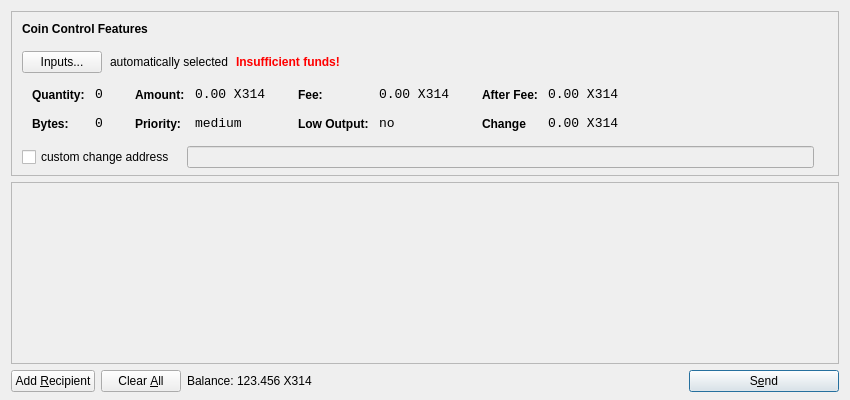
<?xml version="1.0" encoding="UTF-8"?>
<ui version="4.0">
 <class>SendCoinsDialog</class>
 <widget class="QDialog" name="SendCoinsDialog">
  <property name="geometry">
   <rect>
    <x>0</x>
    <y>0</y>
    <width>850</width>
    <height>400</height>
   </rect>
  </property>
  <property name="windowTitle">
   <string>Send Coins</string>
  </property>
  <layout class="QVBoxLayout" name="verticalLayout" stretch="0,1,0">
   <property name="bottomMargin">
    <number>8</number>
   </property>
   <item>
    <widget class="QFrame" name="frameCoinControl">
     <property name="sizePolicy">
      <sizepolicy hsizetype="Expanding" vsizetype="Expanding">
       <horstretch>0</horstretch>
       <verstretch>0</verstretch>
      </sizepolicy>
     </property>
     <property name="maximumSize">
      <size>
       <width>16777215</width>
       <height>16777215</height>
      </size>
     </property>
     <property name="frameShape">
      <enum>QFrame::StyledPanel</enum>
     </property>
     <property name="frameShadow">
      <enum>QFrame::Sunken</enum>
     </property>
     <layout class="QVBoxLayout" name="verticalLayoutCoinControl2">
      <property name="spacing">
       <number>-1</number>
      </property>
      <property name="leftMargin">
       <number>0</number>
      </property>
      <property name="topMargin">
       <number>0</number>
      </property>
      <property name="rightMargin">
       <number>0</number>
      </property>
      <property name="bottomMargin">
       <number>6</number>
      </property>
      <item>
       <layout class="QVBoxLayout" name="verticalLayoutCoinControl" stretch="0,0,0,0,1">
        <property name="spacing">
         <number>0</number>
        </property>
        <property name="leftMargin">
         <number>10</number>
        </property>
        <property name="topMargin">
         <number>10</number>
        </property>
        <item>
         <layout class="QHBoxLayout" name="horizontalLayoutCoinControl1">
          <property name="bottomMargin">
           <number>15</number>
          </property>
          <item>
           <widget class="QLabel" name="labelCoinControlFeatures">
            <property name="sizePolicy">
             <sizepolicy hsizetype="Preferred" vsizetype="Maximum">
              <horstretch>0</horstretch>
              <verstretch>0</verstretch>
             </sizepolicy>
            </property>
            <property name="font">
             <font>
              <weight>75</weight>
              <bold>true</bold>
             </font>
            </property>
            <property name="styleSheet">
             <string notr="true">font-weight:bold;</string>
            </property>
            <property name="text">
             <string>Coin Control Features</string>
            </property>
           </widget>
          </item>
         </layout>
        </item>
        <item>
         <layout class="QHBoxLayout" name="horizontalLayoutCoinControl2" stretch="0,0,0,0">
          <property name="spacing">
           <number>8</number>
          </property>
          <property name="bottomMargin">
           <number>10</number>
          </property>
          <item>
           <widget class="QPushButton" name="pushButtonCoinControl">
            <property name="styleSheet">
             <string notr="true"/>
            </property>
            <property name="text">
             <string>Inputs...</string>
            </property>
           </widget>
          </item>
          <item>
           <widget class="QLabel" name="labelCoinControlAutomaticallySelected">
            <property name="text">
             <string>automatically selected</string>
            </property>
            <property name="margin">
             <number>5</number>
            </property>
           </widget>
          </item>
          <item>
           <widget class="QLabel" name="labelCoinControlInsuffFunds">
            <property name="font">
             <font>
              <weight>75</weight>
              <bold>true</bold>
             </font>
            </property>
            <property name="styleSheet">
             <string notr="true">color:red;font-weight:bold;</string>
            </property>
            <property name="text">
             <string>Insufficient funds!</string>
            </property>
            <property name="margin">
             <number>5</number>
            </property>
           </widget>
          </item>
          <item>
           <spacer name="horizontalSpacerCoinControl">
            <property name="orientation">
             <enum>Qt::Horizontal</enum>
            </property>
            <property name="sizeHint" stdset="0">
             <size>
              <width>40</width>
              <height>1</height>
             </size>
            </property>
           </spacer>
          </item>
         </layout>
        </item>
        <item>
         <widget class="QWidget" name="widgetCoinControl" native="true">
          <property name="sizePolicy">
           <sizepolicy hsizetype="Preferred" vsizetype="Preferred">
            <horstretch>0</horstretch>
            <verstretch>0</verstretch>
           </sizepolicy>
          </property>
          <property name="minimumSize">
           <size>
            <width>0</width>
            <height>0</height>
           </size>
          </property>
          <property name="styleSheet">
           <string notr="true"/>
          </property>
          <layout class="QHBoxLayout" name="horizontalLayoutCoinControl5">
           <property name="margin">
            <number>0</number>
           </property>
           <item>
            <layout class="QHBoxLayout" name="horizontalLayoutCoinControl3" stretch="0,0,0,1">
             <property name="spacing">
              <number>20</number>
             </property>
             <property name="topMargin">
              <number>0</number>
             </property>
             <property name="bottomMargin">
              <number>10</number>
             </property>
             <item>
              <layout class="QFormLayout" name="formLayoutCoinControl1">
               <property name="horizontalSpacing">
                <number>10</number>
               </property>
               <property name="verticalSpacing">
                <number>14</number>
               </property>
               <property name="leftMargin">
                <number>10</number>
               </property>
               <property name="topMargin">
                <number>4</number>
               </property>
               <property name="rightMargin">
                <number>6</number>
               </property>
               <item row="0" column="0">
                <widget class="QLabel" name="labelCoinControlQuantityText">
                 <property name="styleSheet">
                  <string notr="true">font-weight:bold;</string>
                 </property>
                 <property name="text">
                  <string>Quantity:</string>
                 </property>
                 <property name="margin">
                  <number>0</number>
                 </property>
                </widget>
               </item>
               <item row="0" column="1">
                <widget class="QLabel" name="labelCoinControlQuantity">
                 <property name="font">
                  <font>
                   <family>Monospace</family>
                   <pointsize>10</pointsize>
                  </font>
                 </property>
                 <property name="cursor">
                  <cursorShape>IBeamCursor</cursorShape>
                 </property>
                 <property name="contextMenuPolicy">
                  <enum>Qt::ActionsContextMenu</enum>
                 </property>
                 <property name="text">
                  <string>0</string>
                 </property>
                 <property name="margin">
                  <number>0</number>
                 </property>
                 <property name="textInteractionFlags">
                  <set>Qt::LinksAccessibleByMouse|Qt::TextSelectableByKeyboard|Qt::TextSelectableByMouse</set>
                 </property>
                </widget>
               </item>
               <item row="1" column="0">
                <widget class="QLabel" name="labelCoinControlBytesText">
                 <property name="styleSheet">
                  <string notr="true">font-weight:bold;</string>
                 </property>
                 <property name="text">
                  <string>Bytes:</string>
                 </property>
                </widget>
               </item>
               <item row="1" column="1">
                <widget class="QLabel" name="labelCoinControlBytes">
                 <property name="font">
                  <font>
                   <family>Monospace</family>
                   <pointsize>10</pointsize>
                  </font>
                 </property>
                 <property name="cursor">
                  <cursorShape>IBeamCursor</cursorShape>
                 </property>
                 <property name="contextMenuPolicy">
                  <enum>Qt::ActionsContextMenu</enum>
                 </property>
                 <property name="text">
                  <string>0</string>
                 </property>
                 <property name="textInteractionFlags">
                  <set>Qt::LinksAccessibleByMouse|Qt::TextSelectableByKeyboard|Qt::TextSelectableByMouse</set>
                 </property>
                </widget>
               </item>
              </layout>
             </item>
             <item>
              <layout class="QFormLayout" name="formLayoutCoinControl2">
               <property name="horizontalSpacing">
                <number>10</number>
               </property>
               <property name="verticalSpacing">
                <number>14</number>
               </property>
               <property name="leftMargin">
                <number>6</number>
               </property>
               <property name="topMargin">
                <number>4</number>
               </property>
               <property name="rightMargin">
                <number>6</number>
               </property>
               <item row="0" column="0">
                <widget class="QLabel" name="labelCoinControlAmountText">
                 <property name="styleSheet">
                  <string notr="true">font-weight:bold;</string>
                 </property>
                 <property name="text">
                  <string>Amount:</string>
                 </property>
                 <property name="margin">
                  <number>0</number>
                 </property>
                </widget>
               </item>
               <item row="0" column="1">
                <widget class="QLabel" name="labelCoinControlAmount">
                 <property name="font">
                  <font>
                   <family>Monospace</family>
                   <pointsize>10</pointsize>
                  </font>
                 </property>
                 <property name="cursor">
                  <cursorShape>IBeamCursor</cursorShape>
                 </property>
                 <property name="contextMenuPolicy">
                  <enum>Qt::ActionsContextMenu</enum>
                 </property>
                 <property name="text">
                  <string>0.00 X314</string>
                 </property>
                 <property name="textInteractionFlags">
                  <set>Qt::LinksAccessibleByMouse|Qt::TextSelectableByKeyboard|Qt::TextSelectableByMouse</set>
                 </property>
                </widget>
               </item>
               <item row="1" column="0">
                <widget class="QLabel" name="labelCoinControlPriorityText">
                 <property name="styleSheet">
                  <string notr="true">font-weight:bold;</string>
                 </property>
                 <property name="text">
                  <string>Priority:</string>
                 </property>
                </widget>
               </item>
               <item row="1" column="1">
                <widget class="QLabel" name="labelCoinControlPriority">
                 <property name="font">
                  <font>
                   <family>Monospace</family>
                   <pointsize>10</pointsize>
                  </font>
                 </property>
                 <property name="cursor">
                  <cursorShape>IBeamCursor</cursorShape>
                 </property>
                 <property name="contextMenuPolicy">
                  <enum>Qt::ActionsContextMenu</enum>
                 </property>
                 <property name="text">
                  <string>medium</string>
                 </property>
                 <property name="textInteractionFlags">
                  <set>Qt::LinksAccessibleByMouse|Qt::TextSelectableByKeyboard|Qt::TextSelectableByMouse</set>
                 </property>
                </widget>
               </item>
              </layout>
             </item>
             <item>
              <layout class="QFormLayout" name="formLayoutCoinControl3">
               <property name="horizontalSpacing">
                <number>10</number>
               </property>
               <property name="verticalSpacing">
                <number>14</number>
               </property>
               <property name="leftMargin">
                <number>6</number>
               </property>
               <property name="topMargin">
                <number>4</number>
               </property>
               <property name="rightMargin">
                <number>6</number>
               </property>
               <item row="0" column="0">
                <widget class="QLabel" name="labelCoinControlFeeText">
                 <property name="styleSheet">
                  <string notr="true">font-weight:bold;</string>
                 </property>
                 <property name="text">
                  <string>Fee:</string>
                 </property>
                 <property name="margin">
                  <number>0</number>
                 </property>
                </widget>
               </item>
               <item row="0" column="1">
                <widget class="QLabel" name="labelCoinControlFee">
                 <property name="font">
                  <font>
                   <family>Monospace</family>
                   <pointsize>10</pointsize>
                  </font>
                 </property>
                 <property name="cursor">
                  <cursorShape>IBeamCursor</cursorShape>
                 </property>
                 <property name="contextMenuPolicy">
                  <enum>Qt::ActionsContextMenu</enum>
                 </property>
                 <property name="text">
                  <string>0.00 X314</string>
                 </property>
                 <property name="textInteractionFlags">
                  <set>Qt::LinksAccessibleByMouse|Qt::TextSelectableByKeyboard|Qt::TextSelectableByMouse</set>
                 </property>
                </widget>
               </item>
               <item row="1" column="0">
                <widget class="QLabel" name="labelCoinControlLowOutputText">
                 <property name="styleSheet">
                  <string notr="true">font-weight:bold;</string>
                 </property>
                 <property name="text">
                  <string>Low Output:</string>
                 </property>
                </widget>
               </item>
               <item row="1" column="1">
                <widget class="QLabel" name="labelCoinControlLowOutput">
                 <property name="font">
                  <font>
                   <family>Monospace</family>
                   <pointsize>10</pointsize>
                  </font>
                 </property>
                 <property name="cursor">
                  <cursorShape>IBeamCursor</cursorShape>
                 </property>
                 <property name="contextMenuPolicy">
                  <enum>Qt::ActionsContextMenu</enum>
                 </property>
                 <property name="text">
                  <string>no</string>
                 </property>
                 <property name="textInteractionFlags">
                  <set>Qt::LinksAccessibleByMouse|Qt::TextSelectableByKeyboard|Qt::TextSelectableByMouse</set>
                 </property>
                </widget>
               </item>
              </layout>
             </item>
             <item>
              <layout class="QFormLayout" name="formLayoutCoinControl4">
               <property name="horizontalSpacing">
                <number>10</number>
               </property>
               <property name="verticalSpacing">
                <number>14</number>
               </property>
               <property name="leftMargin">
                <number>6</number>
               </property>
               <property name="topMargin">
                <number>4</number>
               </property>
               <property name="rightMargin">
                <number>6</number>
               </property>
               <item row="0" column="0">
                <widget class="QLabel" name="labelCoinControlAfterFeeText">
                 <property name="styleSheet">
                  <string notr="true">font-weight:bold;</string>
                 </property>
                 <property name="text">
                  <string>After Fee:</string>
                 </property>
                 <property name="margin">
                  <number>0</number>
                 </property>
                </widget>
               </item>
               <item row="0" column="1">
                <widget class="QLabel" name="labelCoinControlAfterFee">
                 <property name="font">
                  <font>
                   <family>Monospace</family>
                   <pointsize>10</pointsize>
                  </font>
                 </property>
                 <property name="cursor">
                  <cursorShape>IBeamCursor</cursorShape>
                 </property>
                 <property name="contextMenuPolicy">
                  <enum>Qt::ActionsContextMenu</enum>
                 </property>
                 <property name="text">
                  <string>0.00 X314</string>
                 </property>
                 <property name="textInteractionFlags">
                  <set>Qt::LinksAccessibleByMouse|Qt::TextSelectableByKeyboard|Qt::TextSelectableByMouse</set>
                 </property>
                </widget>
               </item>
               <item row="1" column="0">
                <widget class="QLabel" name="labelCoinControlChangeText">
                 <property name="styleSheet">
                  <string notr="true">font-weight:bold;</string>
                 </property>
                 <property name="text">
                  <string>Change</string>
                 </property>
                </widget>
               </item>
               <item row="1" column="1">
                <widget class="QLabel" name="labelCoinControlChange">
                 <property name="font">
                  <font>
                   <family>Monospace</family>
                   <pointsize>10</pointsize>
                  </font>
                 </property>
                 <property name="cursor">
                  <cursorShape>IBeamCursor</cursorShape>
                 </property>
                 <property name="contextMenuPolicy">
                  <enum>Qt::ActionsContextMenu</enum>
                 </property>
                 <property name="text">
                  <string>0.00 X314</string>
                 </property>
                 <property name="textInteractionFlags">
                  <set>Qt::LinksAccessibleByMouse|Qt::TextSelectableByKeyboard|Qt::TextSelectableByMouse</set>
                 </property>
                </widget>
               </item>
              </layout>
             </item>
            </layout>
           </item>
          </layout>
         </widget>
        </item>
        <item>
         <layout class="QHBoxLayout" name="horizontalLayoutCoinControl4" stretch="0,0,0">
          <property name="spacing">
           <number>12</number>
          </property>
          <property name="sizeConstraint">
           <enum>QLayout::SetDefaultConstraint</enum>
          </property>
          <property name="topMargin">
           <number>5</number>
          </property>
          <property name="rightMargin">
           <number>5</number>
          </property>
          <item>
           <widget class="QCheckBox" name="checkBoxCoinControlChange">
            <property name="text">
             <string>custom change address</string>
            </property>
           </widget>
          </item>
          <item>
           <widget class="QLineEdit" name="lineEditCoinControlChange">
            <property name="enabled">
             <bool>false</bool>
            </property>
            <property name="sizePolicy">
             <sizepolicy hsizetype="Expanding" vsizetype="Fixed">
              <horstretch>0</horstretch>
              <verstretch>0</verstretch>
             </sizepolicy>
            </property>
           </widget>
          </item>
          <item>
           <widget class="QLabel" name="labelCoinControlChangeLabel">
            <property name="sizePolicy">
             <sizepolicy hsizetype="Preferred" vsizetype="Expanding">
              <horstretch>0</horstretch>
              <verstretch>0</verstretch>
             </sizepolicy>
            </property>
            <property name="minimumSize">
             <size>
              <width>0</width>
              <height>0</height>
             </size>
            </property>
            <property name="text">
             <string/>
            </property>
            <property name="margin">
             <number>3</number>
            </property>
           </widget>
          </item>
         </layout>
        </item>
        <item>
         <spacer name="verticalSpacerCoinControl">
          <property name="orientation">
           <enum>Qt::Vertical</enum>
          </property>
          <property name="sizeHint" stdset="0">
           <size>
            <width>800</width>
            <height>1</height>
           </size>
          </property>
         </spacer>
        </item>
       </layout>
      </item>
     </layout>
    </widget>
   </item>
   <item>
    <widget class="QScrollArea" name="scrollArea">
     <property name="widgetResizable">
      <bool>true</bool>
     </property>
     <widget class="QWidget" name="scrollAreaWidgetContents">
      <property name="geometry">
       <rect>
        <x>0</x>
        <y>0</y>
        <width>830</width>
        <height>165</height>
       </rect>
      </property>
      <layout class="QVBoxLayout" name="verticalLayout_2">
       <property name="margin">
        <number>0</number>
       </property>
       <item>
        <layout class="QVBoxLayout" name="entries">
         <property name="spacing">
          <number>6</number>
         </property>
        </layout>
       </item>
       <item>
        <spacer name="verticalSpacer">
         <property name="orientation">
          <enum>Qt::Vertical</enum>
         </property>
         <property name="sizeHint" stdset="0">
          <size>
           <width>20</width>
           <height>40</height>
          </size>
         </property>
        </spacer>
       </item>
      </layout>
     </widget>
    </widget>
   </item>
   <item>
    <layout class="QHBoxLayout" name="horizontalLayout">
     <item>
      <widget class="QPushButton" name="addButton">
       <property name="toolTip">
        <string>Send to multiple recipients at once</string>
       </property>
       <property name="text">
        <string>Add &amp;Recipient</string>
       </property>
       <property name="icon">
        <iconset resource="../bitcoin.qrc">
         <normaloff>:/icons/add</normaloff>:/icons/add</iconset>
       </property>
       <property name="autoDefault">
        <bool>false</bool>
       </property>
      </widget>
     </item>
     <item>
      <widget class="QPushButton" name="clearButton">
       <property name="sizePolicy">
        <sizepolicy hsizetype="Minimum" vsizetype="Fixed">
         <horstretch>0</horstretch>
         <verstretch>0</verstretch>
        </sizepolicy>
       </property>
       <property name="toolTip">
        <string>Remove all transaction fields</string>
       </property>
       <property name="text">
        <string>Clear &amp;All</string>
       </property>
       <property name="icon">
        <iconset resource="../bitcoin.qrc">
         <normaloff>:/icons/remove</normaloff>:/icons/remove</iconset>
       </property>
       <property name="autoRepeatDelay">
        <number>300</number>
       </property>
       <property name="autoDefault">
        <bool>false</bool>
       </property>
      </widget>
     </item>
     <item>
      <layout class="QHBoxLayout" name="horizontalLayout_2">
       <property name="spacing">
        <number>3</number>
       </property>
       <item>
        <widget class="QLabel" name="label">
         <property name="sizePolicy">
          <sizepolicy hsizetype="Preferred" vsizetype="Fixed">
           <horstretch>0</horstretch>
           <verstretch>0</verstretch>
          </sizepolicy>
         </property>
         <property name="text">
          <string>Balance:</string>
         </property>
        </widget>
       </item>
       <item>
        <widget class="QLabel" name="labelBalance">
         <property name="sizePolicy">
          <sizepolicy hsizetype="Preferred" vsizetype="Fixed">
           <horstretch>0</horstretch>
           <verstretch>0</verstretch>
          </sizepolicy>
         </property>
         <property name="cursor">
          <cursorShape>IBeamCursor</cursorShape>
         </property>
         <property name="text">
          <string>123.456 X314</string>
         </property>
         <property name="textInteractionFlags">
          <set>Qt::LinksAccessibleByMouse|Qt::TextSelectableByKeyboard|Qt::TextSelectableByMouse</set>
         </property>
        </widget>
       </item>
      </layout>
     </item>
     <item>
      <spacer name="horizontalSpacer">
       <property name="orientation">
        <enum>Qt::Horizontal</enum>
       </property>
       <property name="sizeHint" stdset="0">
        <size>
         <width>40</width>
         <height>20</height>
        </size>
       </property>
      </spacer>
     </item>
     <item>
      <widget class="QPushButton" name="sendButton">
       <property name="minimumSize">
        <size>
         <width>150</width>
         <height>0</height>
        </size>
       </property>
       <property name="toolTip">
        <string>Confirm the send action</string>
       </property>
       <property name="text">
        <string>S&amp;end</string>
       </property>
       <property name="icon">
        <iconset resource="../bitcoin.qrc">
         <normaloff>:/icons/send</normaloff>:/icons/send</iconset>
       </property>
       <property name="default">
        <bool>true</bool>
       </property>
      </widget>
     </item>
    </layout>
   </item>
  </layout>
 </widget>
 <resources>
  <include location="../bitcoin.qrc"/>
 </resources>
 <connections/>
</ui>
